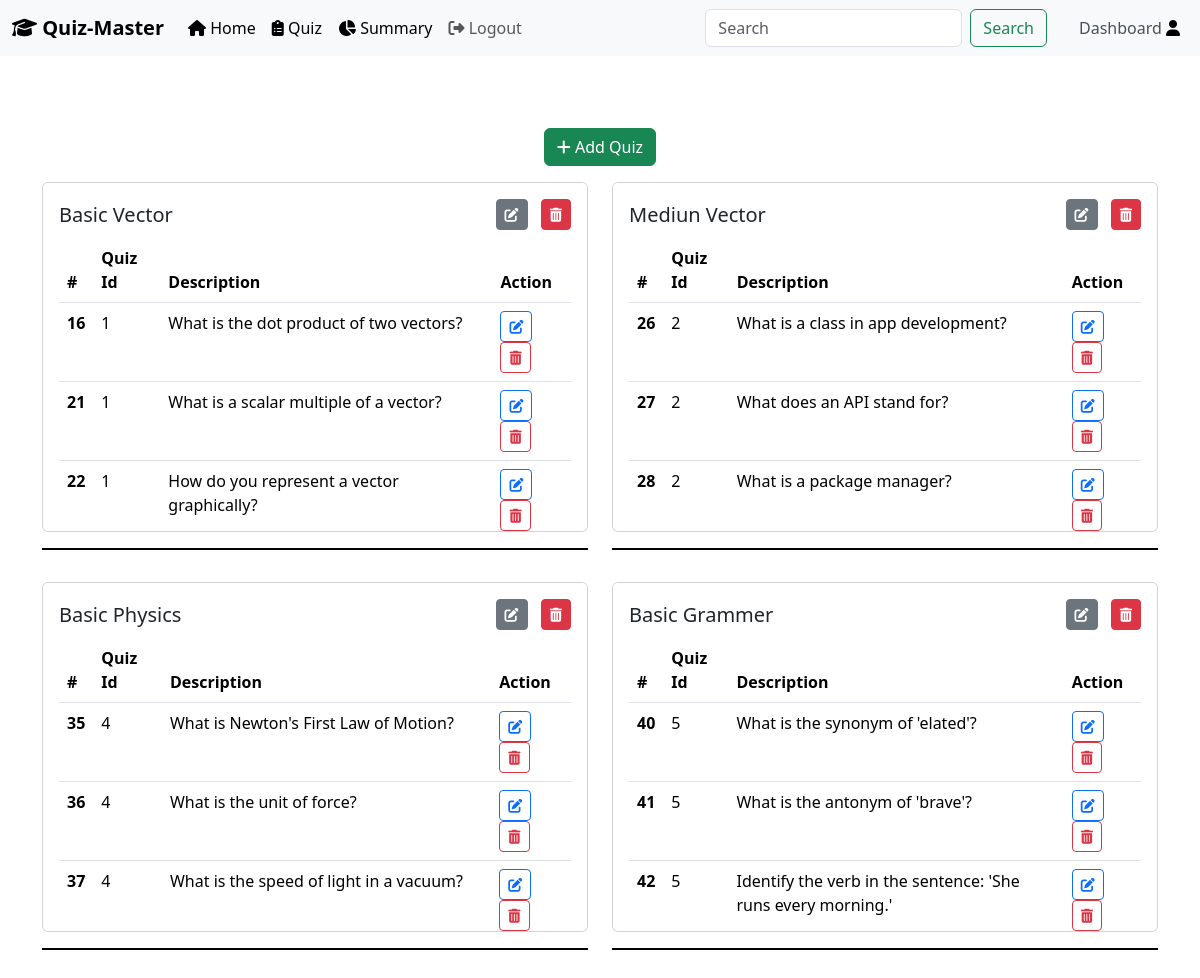
Screenshot of /quiz-master/quiz-dashborad (signed in) with the database file from the repository.
### models/models.py (models this page shows, shortened)
class User(db.Model,UserMixin):
    __tablename__ = "users"
    id = db.Column(db.Integer(), primary_key=True, nullable=False, autoincrement=True)
    username = db.Column(db.String(60), nullable=False, unique=True)
    email_address = db.Column(db.String(150), unique=True, nullable=False)
    full_name = db.Column(db.String(60), nullable=False)
    password_hash = db.Column(db.String(255), nullable=False)
    qualification = db.Column(db.String(), nullable=True)
    dob = db.Column(db.String(), nullable=True)
    role = db.Column(db.String(10), nullable=False, default='user')
    scores = db.relationship('Score', backref='user', lazy=True)
    @property
    def password(self):
        raise AttributeError('password is not a readable attribute')

class Quiz(db.Model):
    __tablename__ = "quizzes"
    id = db.Column(db.Integer(), primary_key=True, nullable=False, autoincrement=True)
    title = db.Column(db.String(), nullable=False)
    chapter_id = db.Column(db.Integer(), db.ForeignKey('chapters.id'), nullable=False)
    date_of_quiz = db.Column(db.Date, nullable=False)
    time_duration = db.Column(db.Time, nullable=False)
    remark = db.Column(db.String(100), nullable=True)
    questions = db.relationship('Question', backref='quiz', lazy=True)

class Question(db.Model):
    __tablename__ = "questions"
    id = db.Column(db.Integer(), primary_key=True, nullable=False, autoincrement=True)
    quiz_id = db.Column(db.Integer, db.ForeignKey('quizzes.id'), nullable=False)
    question_statement = db.Column(db.String(), nullable=False)
    option1 = db.Column(db.String(),nullable=True)
    option2 = db.Column(db.String(),nullable=True)
    option3 = db.Column(db.String(),nullable=True)
    option4 = db.Column(db.String(),nullable=True)
    correct_option = db.Column(db.String(100), nullable=False)

### controllers/quiz_master_route.py (the view)
@app.route('/quiz-master/quiz-dashborad')
@login_required
def view_quiz_master_quiz():
    if current_user.role == 'quiz-master':
        quizzes = Quiz.query.all()
        questions = Question.query.all()
        return render_template('quiz_master_view_quiz.html', quizzes = quizzes, questions=questions)
    return {"message": "Permission denied"}, 403

### app.py (called while the page is built)
@login_manager.user_loader
def load_user(user_id):
    return db.session.get(User, int(user_id))

### templates/quiz_master_view_quiz.html (shortened to what this page needs)
{% extends 'base.html' %}
{% block content %}
<div class="container mb-3">
   <div class="container text-center p-3">
    <button class="btn btn-success" data-bs-toggle="modal" data-bs-target="#quizModal" onclick="loadQuizForm()">
      <i class="fas fa-plus"></i> Add Quiz
    </button>
   </div>
    <div class="row">
        {% for quiz in quizzes %}
        <div class="col-lg-6 col-md-12 mb-3">
            <div class="card" style="max-height: 350px; overflow-y: auto;">
                <div class="card-body">
                    <h5 class="card-title d-flex justify-content-between align-items-center">
                      {{ quiz.title }}
                      <div>
                    <button class="btn btn-secondary btn-sm me-2" data-bs-toggle="modal" data-bs-target="#quizEditModal" onclick="editQuiz('{{ quiz.id }}')">
                        <i class="fas fa-edit"></i>
                    </button>
                      <button class="btn btn-danger btn-sm" onclick="deleteQuiz('{{ quiz.id }}')">
                        <i class="fas fa-trash-alt"></i>
                      </button>
                      </div>
                    </h5>
                            {% if quiz %}
                              <table class="table">
                                <thead>
                                  <tr>
                                    <th scope="col">#</th>
                                    <th scope="col">Quiz Id</th>
                                    <th scope="col">Description</th>
                                    <th scope="col">Action</th>
                                  </tr>
                                </thead>
                                      {% for question in quiz.questions %}
                                          <div class="lead text-center text-md-start text-body-secondary mb-6 mb-lg-8 font-monospace">
                                            <tbody>
                                              <tr>
                                                <th scope="row">{{ question.id }}</th>
                                                <td>{{ quiz.id }}</td>
                                                <td>{{question.question_statement}}</td>
                                                <td>
                                                  <button class="btn btn-outline-primary btn-sm" data-bs-toggle="modal" data-bs-target="#questionEditModal" onclick="editQuestion('{{ question.id }}')">
                                                    <i class="fas fa-edit"></i>
                                                  </button>
                                                  <button class="btn btn-outline-danger btn-sm" onclick="deleteQuestion('{{ question.id }}')">
                                                    <i class="fas fa-trash-alt"></i>
                                                  </button>
                                                </td>
                                              </tr>
                                            </tbody>
                                          </div>
                                      {% endfor %}
                              </table>
                            {% endif %}
                </div>
            </div>
            <hr style="border-top: 2px solid #000; opacity: 1;">
        </div>
        {% endfor %}
    </div>
</div>
{% endblock %}

### rows the page displays
Quiz: title "Basic Vector", id "1"
Question: id "16", question_statement "What is the dot product of two vectors?"
Question: id "21", question_statement "What is a scalar multiple of a vector?"
Question: id "22", question_statement "How do you represent a vector graphically?"
Quiz: title "Mediun Vector", id "2"
Question: id "26", question_statement "What is a class in app development?"
Question: id "27", question_statement "What does an API stand for?"
Question: id "28", question_statement "What is a package manager?"
Quiz: title "Basic Physics", id "4"
Question: id "35", question_statement "What is Newton's First Law of Motion?"
Question: id "36", question_statement "What is the unit of force?"
Question: id "37", question_statement "What is the speed of light in a vacuum?"
Quiz: title "Basic Grammer", id "5"
Question: id "40", question_statement "What is the synonym of 'elated'?"
Question: id "41", question_statement "What is the antonym of 'brave'?"
Question: id "42", question_statement "Identify the verb in the sentence: 'She runs every morning.'"
